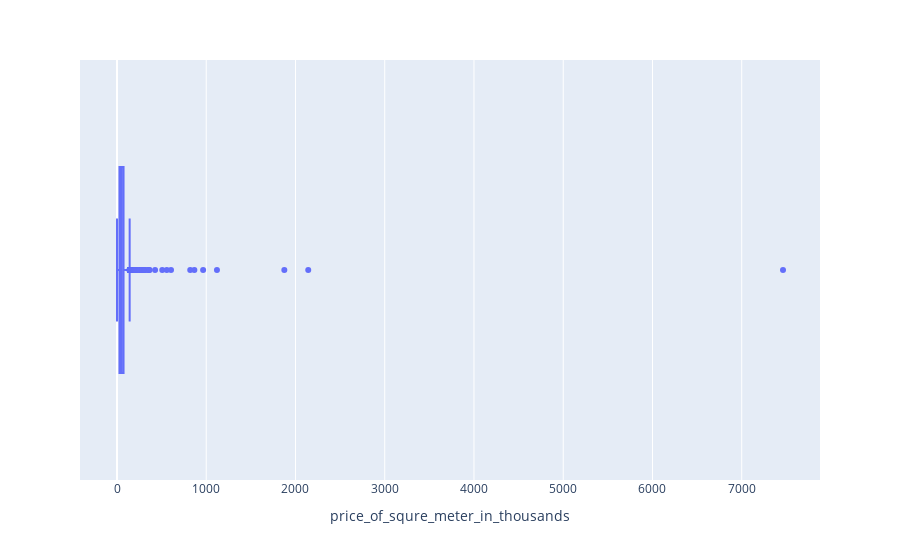

The code cell stored with this chart in its notebook:
### Code cell
px.box(df, x='price_of_squre_meter_in_thousands')
# it's obviously there are outlier in this feature

### Figure 1 — Plotly figure (JSON) as saved in the notebook; plotly's stock layout.template omitted (floating-point values rounded to 4 significant figures; data arrays with more than 128 entries replaced by an {"elided": "..."} marker saying what was removed)
{"data": [{"alignmentgroup": "True", "hovertemplate": "price_of_squre_meter_in_thousands=%{x}<extra></extra>", "legendgroup": "", "marker": {"color": "#636efa"}, "name": "", "notched": false, "offsetgroup": "", "orientation": "h", "showlegend": false, "type": "box", "x": {"elided": "10939 float values"}, "x0": " ", "xaxis": "x", "y0": " ", "yaxis": "y"}], "layout": {"boxmode": "group", "legend": {"tracegroupgap": 0}, "margin": {"t": 60}, "xaxis": {"anchor": "y", "domain": [0, 1], "title": {"text": "price_of_squre_meter_in_thousands"}}, "yaxis": {"anchor": "x", "domain": [0, 1]}}}
